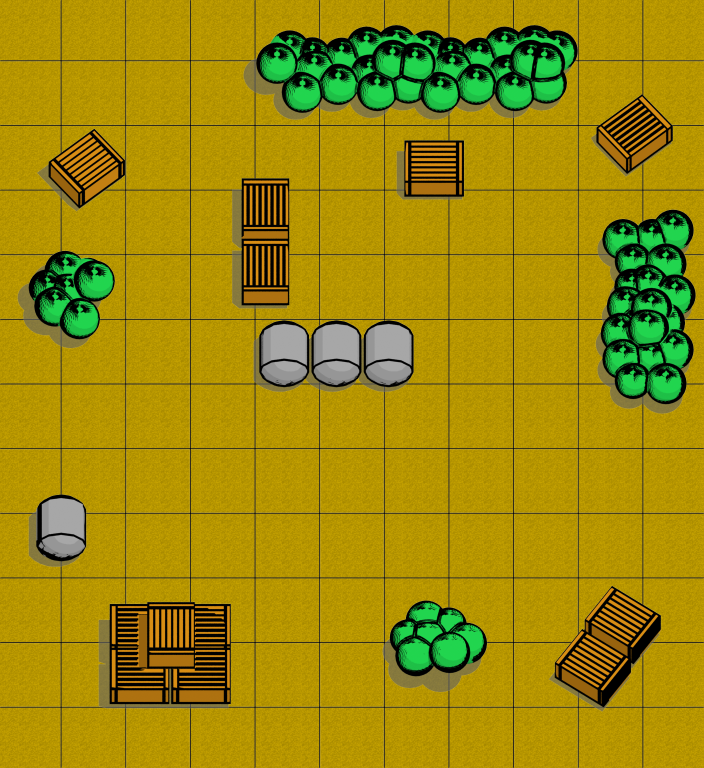

Rendered tile map (Tiled .tmx) drawn with the repository's tilesets; below, a short description and the map source with its tile grids summarised:
An orthogonal 1x1 tile map with 704x768 px tiles, 1 tile layer (ground) and 14 objects (start, finish).

<map version="1.0" orientation="orthogonal" width="1" height="1" tilewidth="704" tileheight="768">
 <tileset firstgid="1" name="level_1" tilewidth="704" tileheight="768">
  <image source="../WarBot/Resources/level_1.png" width="704" height="768" />
 </tileset>
 <layer name="ground" width="1" height="1">
  <data>[1 cells, 1 non-empty, 1 distinct tile ids]</data>
 </layer>
 <objectgroup name="wall" width="1" height="1">
  <object x="255" y="385">
   <polygon points="0,0 154,1 154,-62 2,-64" />
  </object>
  <object x="242" y="304">
   <polygon points="0,0 48,-1 46,-127 -2,-126" />
  </object>
  <object x="93" y="132">
   <polygon points="0,0 41,37 -14,78 -45,49 -44,32" />
  </object>
  <object x="255" y="68">
   <polygon points="0,0 34,43 180,45 300,35 323,-29 247,-44 134,-46 24,-40" />
  </object>
  <object x="595" y="141">
   <polygon points="0,0 1,-15 46,-47 78,-17 78,-3 29,34" />
  </object>
  <object x="402" y="197">
   <polygon points="0,0 59,0 62,-57 1,-55" />
  </object>
  <object x="64" y="250">
   <polygon points="0,0 47,15 49,38 30,83 12,90 -29,67 -36,34 -17,7" />
  </object>
  <object x="38" y="503">
   <polygon points="0,0 28,-13 45,1 47,44 25,60 -2,45" />
  </object>
  <object x="111" y="606">
   <polygon points="0,0 120,0 118,98 -2,99" />
  </object>
  <object x="390" y="636">
   <polygon points="0,0 24,-31 40,-36 90,-8 95,23 58,39 12,42" />
  </object>
  <object x="556" y="681">
   <polygon points="0,0 -1,-15 57,-95 100,-68 104,-56 47,26" />
  </object>
  <object x="604" y="361">
   <polygon points="0,0 25,38 69,46 82,27 89,-65 88,-144 61,-153 17,-144 -3,-123" />
  </object>
 </objectgroup>
 <objectgroup name="goals" width="1" height="1">
  <object name="start" x="129" y="458" width="62" height="52" />
  <object name="finish" x="468" y="474" width="21" height="17" />
 </objectgroup>
</map>
